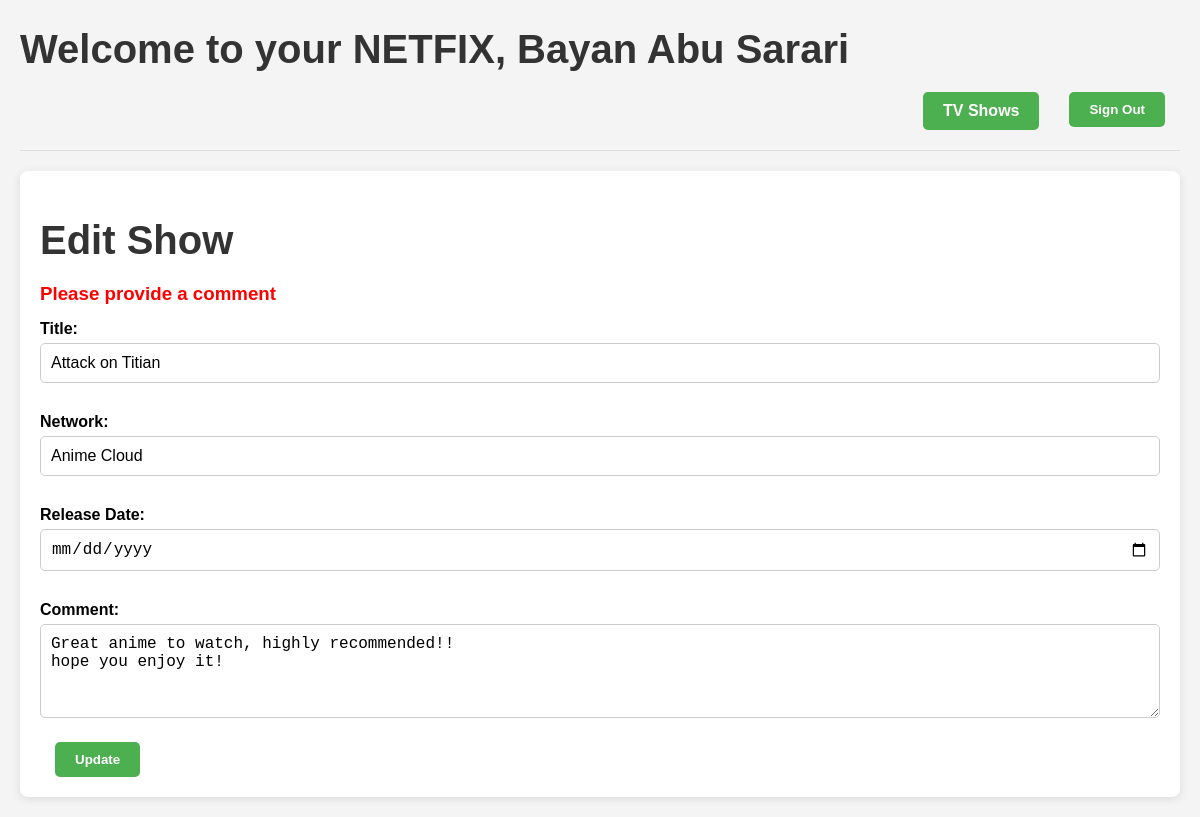
/update-show/1 (signed in), run on an earlier commit of the app's database.
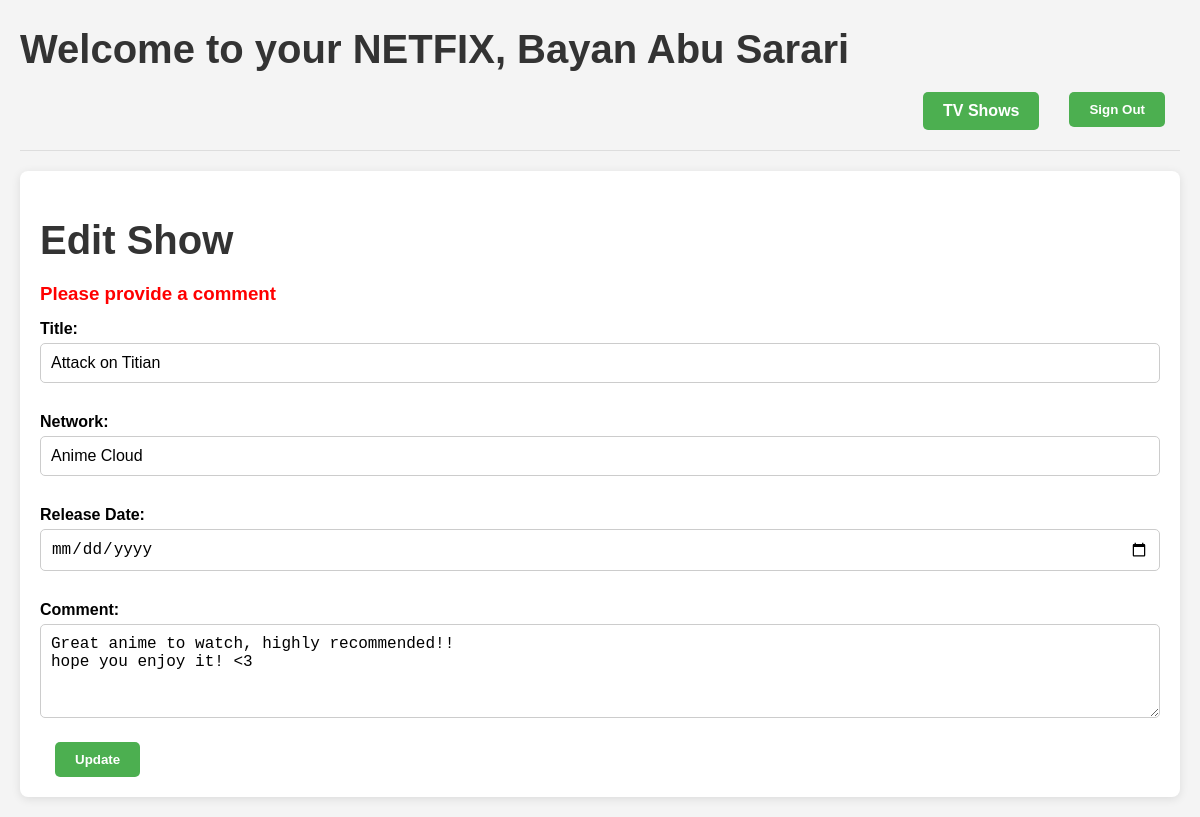
And on a later commit of the database.
### Show_App/models.py (models this page shows, shortened)
class Show(models.Model):
    title = models.CharField(max_length=100, unique=True)
    network = models.CharField(max_length=50)
    comment = models.TextField()
    release_date = models.DateField()
    created_at = models.DateTimeField(auto_now_add=True)
    updated_at = models.DateTimeField(auto_now=True)
    objects = ShowManager()
    users = models.ManyToManyField(User, related_name='shows')
    created_by = models.ForeignKey(User, on_delete=models.CASCADE, related_name='created_shows', null=True, blank=True)

### Show_App/views.py (the view, shortened to what this page needs)
# urls.py: path('update-show/<int:show_id>', views.update_show, name ='update_show'),
def update_show(request, show_id):
    show = Show.objects.filter(id=show_id).first()
    if not show:
        messages.error(request, 'Show not found.' , extra_tags='update_show')
        return redirect('home_page')
    user = None
    user = User.objects.get(id=request.session['user_id'])
    return render(request, 'UpdateShowPage.html', {'user': user, 'show': show})

### templates/UpdateShowPage.html (shortened to what this page needs)
<!DOCTYPE html>
<html lang="en">
<head>
</head>
<body>
    <h1>Welcome to your NETFIX,  {{user.first_name}} {{user.last_name}}</h1>
    <div class="nav">
        <a href="{% url 'home_page' %}">TV Shows</a>
        <form method="post" action="{% url 'sign_out' %}" style="display:inline;">
            <button type="submit">Sign Out</button>
        </form>
    </div>
    <hr>
    <div class="card">
        <h1>Edit Show</h1>
        <h3>Please provide a comment</h3>
        <form method="post" action="{% url 'update_show' show.id %}">
            <label for="title">Title:</label>
            <input type="text" id="title" name="title" value="{{ show.title }}" required>
            <label for="network">Network:</label>
            <input type="text" id="network" name="network" value="{{ show.network }}" required>
            <label for="release_date">Release Date:</label>
            <input type="date" id="release_date" name="release_date" value="{{ show.release_date }}" required>
            <label for="comment">Comment:</label>
            <textarea id="comment" name="comment" rows="4" cols="50" placeholder="Enter your comment here..." required>{{ show.comment }}</textarea>
            <button type="submit">Update</button>
        </form>
    </div>
</body>
</html>

What changed in the data, as far as the page shows it:
changed Show "Attack on Titian": comment "Great anime to watch, highly recommended!! hope you enjoy it!" → "Great anime to watch, highly recommended!! hope you enjoy it! <3"
